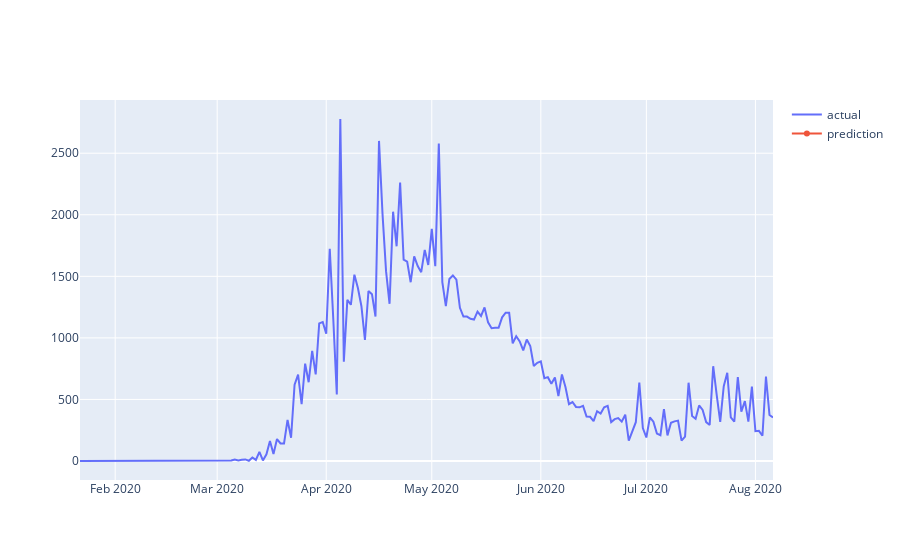

This figure's notebook cell:
### Code cell
plt.figure(figsize=(25,20))
import plotly.graph_objects as go

# fig = px.line(series, x=series.index, y=series.values, title='Daily new Cases in Canada')
# fig = px.line(series, x=series.index[-test_points:], y=predictions, title='predictions')
# fig.show()

fig = go.Figure()
fig.add_trace(go.Scatter(x=series.index, y=series.values, name="actual",
                    line_shape='linear'))
fig.add_trace(go.Scatter(x=series.index[-test_points:], y=predictions, name="prediction",
                    line_shape='linear'))
fig.show()

### Figure 1 — Plotly figure (JSON) as saved in the notebook; plotly's stock layout.template omitted (floating-point values rounded to 4 significant figures; data arrays with more than 128 entries replaced by an {"elided": "..."} marker saying what was removed)
{"data": [{"line": {"shape": "linear"}, "name": "actual", "type": "scatter", "x": {"elided": "198 str values"}, "y": {"elided": "198 int values"}}, {"line": {"shape": "linear"}, "name": "prediction", "type": "scatter", "x": ["2020-07-17", "2020-07-18", "2020-07-19", "2020-07-20", "2020-07-21", "2020-07-22", "2020-07-23", "2020-07-24", "2020-07-25", "2020-07-26", "2020-07-27", "2020-07-28", "2020-07-29", "2020-07-30", "2020-07-31", "2020-08-01", "2020-08-02", "2020-08-03", "2020-08-04", "2020-08-05", "2020-08-06"], "y": [[348.7], [311.3], [458.5], [280.2], [369.7], [181.3], [260.6], [194.1], [494.5], [332.2], [342.8], [263.4], [333.5], [322.4], [358.6], [285.5], [276.5], [197.9], [282.1], [462.5], [515.9]]}], "layout": {}}
